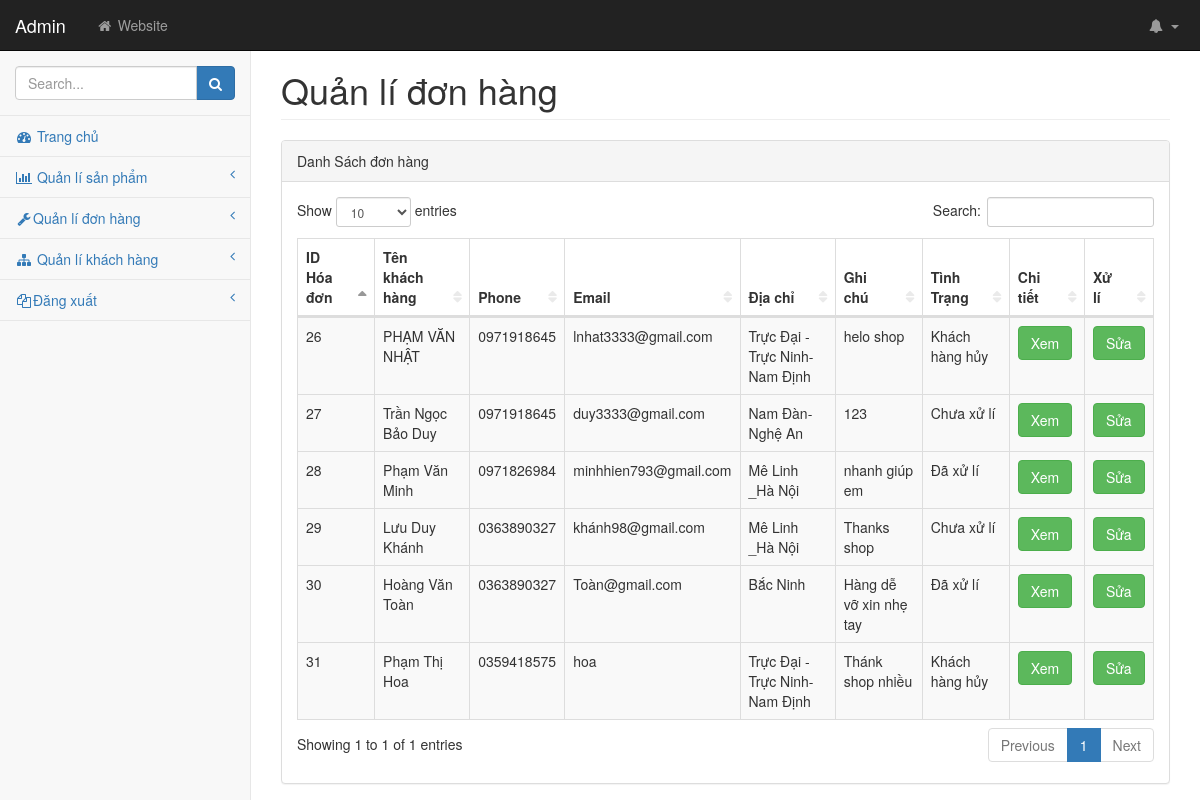
Page /pages/donhang.php on the committed database.
### tables this page shows
CREATE TABLE `dathang` (
  `id` int(11) NOT NULL,
  `tenkh` varchar(50) NOT NULL,
  `phone` varchar(11) NOT NULL,
  `email` varchar(50) NOT NULL,
  `dc` varchar(50) NOT NULL,
  `note` varchar(255) NOT NULL,
  `tinhtrang` varchar(50) NOT NULL
);

### pages/donhang.php (the view, shortened to what this page needs)
<!DOCTYPE html>
<html lang="en">
<head>
    <link href="../css/bootstrap.min.css" rel="stylesheet">
    <link href="../css/metisMenu.min.css" rel="stylesheet">
    <link href="../css/dataTables/dataTables.bootstrap.css" rel="stylesheet">
    <link href="../css/dataTables/dataTables.responsive.css" rel="stylesheet">
    <link href="../css/startmin.css" rel="stylesheet">
    <link href="../css/font-awesome.min.css" rel="stylesheet" type="text/css">
</head>
<body>
    <div id="wrapper">
        <nav class="navbar navbar-inverse navbar-fixed-top" role="navigation">
            <div class="navbar-header">
                <a class="navbar-brand" href="index.php">Admin</a>
            </div>
            <ul class="nav navbar-nav navbar-left navbar-top-links">
                <li><a href="#"><i class="fa fa-home fa-fw"></i> Website</a></li>
            </ul>
            <ul class="nav navbar-right navbar-top-links">
                <li class="dropdown navbar-inverse">
                    <a class="dropdown-toggle" data-toggle="dropdown" href="#">
                        <i class="fa fa-bell fa-fw"></i> <b class="caret"></b>
                    </a>
                </li>
            </ul>
            <div class="navbar-default sidebar" role="navigation">
                <div class="sidebar-nav navbar-collapse">
                    <ul class="nav" id="side-menu">
                        <li class="sidebar-search">
                            <div class="input-group custom-search-form">
                                <input type="text" class="form-control" placeholder="Search...">
                                <span class="input-group-btn">
                                    <button class="btn btn-primary" type="button">
                                        <i class="fa fa-search"></i>
                                    </button>
                                </span>
                            </div>
                        </li>
                        <li>
                            <a href="index.php"><i class="fa fa-dashboard fa-fw"></i> Trang chủ</a>
                        </li>
                        <li>
                            <a href="tables.php"><i class="fa fa-bar-chart-o fa-fw"></i> Quản lí sản phẩm<span
                                    class="fa arrow"></span></a>
                        </li>
                        <li>
                            <a href="#"><i class="fa fa-wrench fa-fw"></i>Quản lí đơn hàng <span
                                    class="fa arrow"></span></a>
                        </li>
                        <li>
                            <a href="#"><i class="fa fa-sitemap fa-fw"></i> Quản lí khách hàng<span
                                    class="fa arrow"></span></a>
                        </li>
                        <li>
                            <a href="#"><i class="fa fa-files-o fa-fw"></i>Đăng xuất<span class="fa arrow"></span></a>
                        </li>
                    </ul>
                </div>
            </div>
        </nav>
        <div id="page-wrapper">
            <div class="container-fluid">
                <div class="row">
                    <div class="col-lg-12">
                        <h1 class="page-header">Quản lí đơn hàng</h1>
                    </div>
                </div>
                <div class="row">
                    <div class="col-lg-12">
                        <div class="panel panel-default">
                            <div class="panel-heading">
                                Danh Sách đơn hàng
                            </div>
                            <div class="panel-body">
                                <div class="table-responsive">
                                    <?php
                                        $conn = new mysqli('localhost','root','','webnc');
                                        $sql = "SELECT * FROM dathang";
                                        $result = mysqli_query($conn,$sql);
                                        if(mysqli_num_rows($result) > 0){
                                      echo" <table class='table table-striped table-bordered table-hover' id='dataTables-example'>";
                                    echo" <thead>";
                                             echo"<tr>";
                                                echo" <th>ID Hóa đơn</th>";
                                                echo"<th>Tên khách hàng </th>";
                                                echo"<th> Phone </th>";
                                                echo"<th>Email</th>";
                                                echo "<th>Địa chỉ</th>";
                                                echo "<th>Ghi chú</th>";
                                                echo"<th>Tình Trạng</th>";
                                                echo"<th>Chi tiết </th>";
                                                echo"<th>Xử lí</th>";
                                                echo"</tr>";
                                         echo "</thead>";
                                         echo"<tbody>";
                                         while($row = mysqli_fetch_assoc($result)){
                                            $id = $row['id'];
                                            $tenkh = $row['tenkh'];
                                            $phone = $row['phone'];
                                            $email = $row['email'];
                                            $dc = $row['dc'];
                                            $note = $row['note'];
                                            $tinhtrang =$row['tinhtrang'];
                                             echo"<tr class='odd gradeX'>";
                                                 echo"<td>  $id</td>";
                                                 echo"<td>$tenkh</td>";
                                                 echo"<td> $phone</td>";
                                                 echo"<td> $email</td>";
                                                 echo"<td>$dc</td>";
                                                 echo"<td>$note</td>";
                                                 echo"<td>$tinhtrang </td>";
                                                 echo"<td><a href ='chitiet.php?&id= $id'> <button name='button' class ='btn btn-success' type='button'>Xem</button></a></tf>";
                                                 echo"<td class='center'> <a href ='updatedonhang.php?&id=$id'> <button name='button' class ='btn btn-success' type='button'>Sửa</button></a>
                                                 </td>";
                                             echo"</tr> ";
                                             echo"</tbody>";
                                         }
                                        }
                                        else{
                                            echo'ko co ban ghi nao';
                                          }
                                     echo"</table>";
                                       ?>
                                </div>
                            </div>
                        </div>
                    </div>
                </div>
            </div>
        </div>
    </div>
</body>
</html>

### css/startmin.css (style rules this page uses)
body { background-color: #f8f8f8; }
#wrapper { width: 100%; }
#page-wrapper { padding-top: 30px; min-height: 568px; background-color: #fff; }
@media (min-width:768px) { #page-wrapper { position: inherit; margin-left: 250px; padding: 30px 15px 0 15px; border-left: 1px solid #e7e7e7; } }
.navbar-header { float: left; }
.navbar-left { float: left; }
.navbar-right { text-align: right; }
.navbar-top-links { margin: 0; }
.navbar-top-links li { display: inline-block; }
.navbar-top-links li:last-child { margin-right: 6px; }
.navbar-top-links li a { padding: 15px; min-height: 50px; }
.navbar-top-links>li>a { color: #999; }
.sidebar .sidebar-nav.navbar-collapse { padding-right: 0; padding-left: 0; }
.sidebar .sidebar-search { padding: 15px; }
.sidebar ul li { border-bottom: 1px solid #e7e7e7; }
.sidebar .arrow { float: right; }
.sidebar .fa.arrow:before { content: "\f104"; }
@media (min-width:768px) { .sidebar { z-index: 1; position: absolute; width: 250px; margin-top: 51px; } }
table.dataTable thead .sorting, table.dataTable thead .sorting_asc, table.dataTable thead .sorting_desc, table.dataTable thead .sorting_asc_disabled, table.dataTable thead .sorting_desc_disabled { background: 0 0; }
table.dataTable thead .sorting_asc:after { content: "\f0de"; float: right; font-family: fontawesome; }
table.dataTable thead .sorting:after { content: "\f0dc"; float: right; font-family: fontawesome; color: rgba(50,50,50,.5); }

### rows in the picture
dathang: id "26", tenkh "PHẠM VĂN NHẬT", phone "0971918645", email "lnhat3333@gmail.com", dc "Trực Đại -Trực Ninh-Nam Định", note "helo shop", tinhtrang "Khách hàng hủy"
dathang: id "27", tenkh "Trần Ngọc Bảo Duy", phone "0971918645", email "duy3333@gmail.com", dc "Nam Đàn-Nghệ An", note "123", tinhtrang "Chưa xử lí"
dathang: id "28", tenkh "Phạm Văn Minh", phone "0971826984", email "minhhien793@gmail.com", dc "Mê Linh _Hà Nội", note "nhanh giúp em", tinhtrang "Đã xử lí"
dathang: id "29", tenkh "Lưu Duy Khánh", phone "0363890327", email "khánh98@gmail.com", dc "Mê Linh _Hà Nội", note "Thanks shop", tinhtrang "Chưa xử lí"
dathang: id "30", tenkh "Hoàng Văn Toàn", phone "0363890327", email "Toàn@gmail.com", dc "Bắc Ninh", note "Hàng dễ vỡ xin nhẹ tay", tinhtrang "Đã xử lí"
dathang: id "31", tenkh "Phạm Thị Hoa", phone "0359418575", email "hoa", dc "Trực Đại -Trực Ninh-Nam Định", note "Thánk shop nhiều", tinhtrang "Khách hàng hủy"
